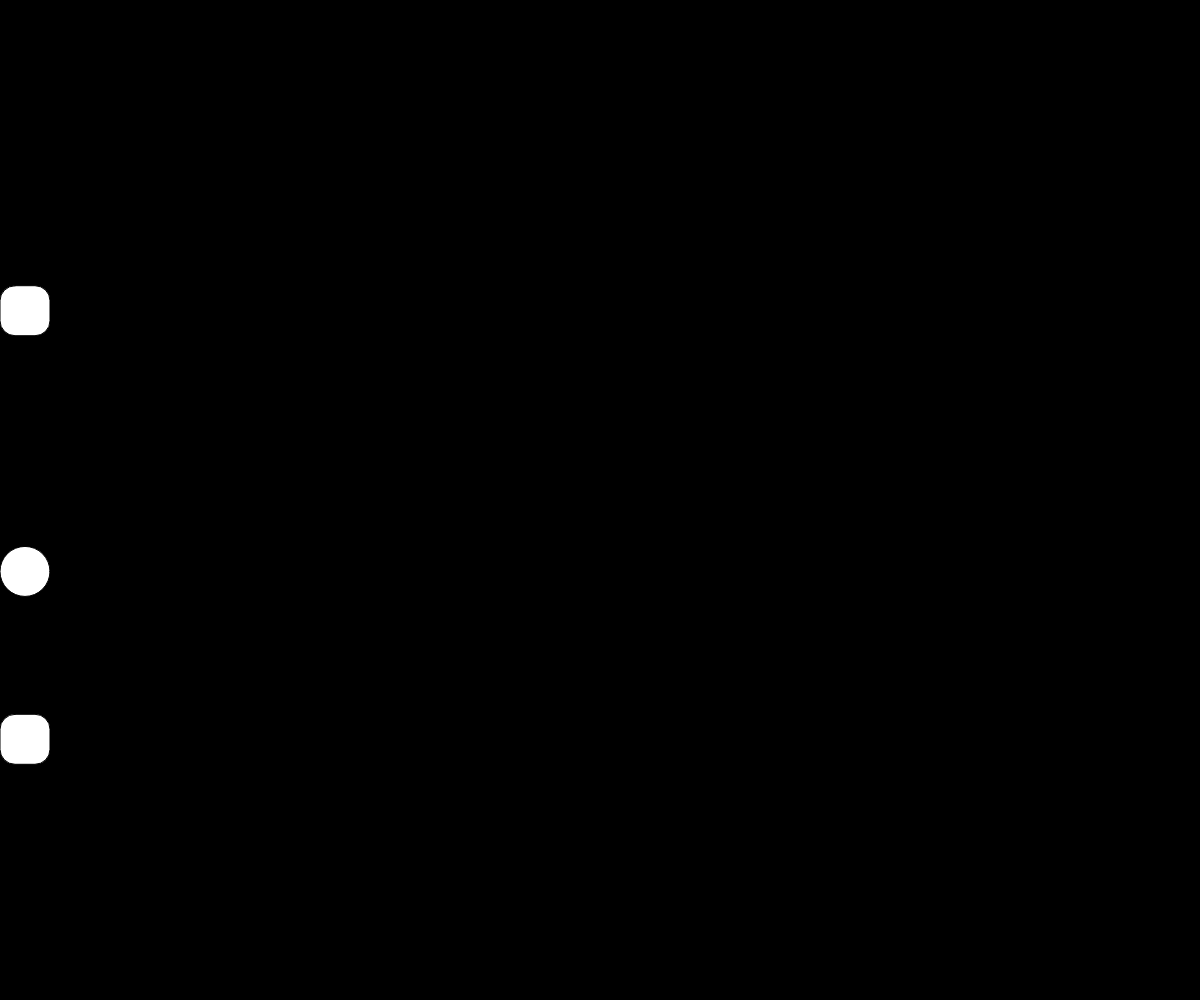
Frame 1 (no input)
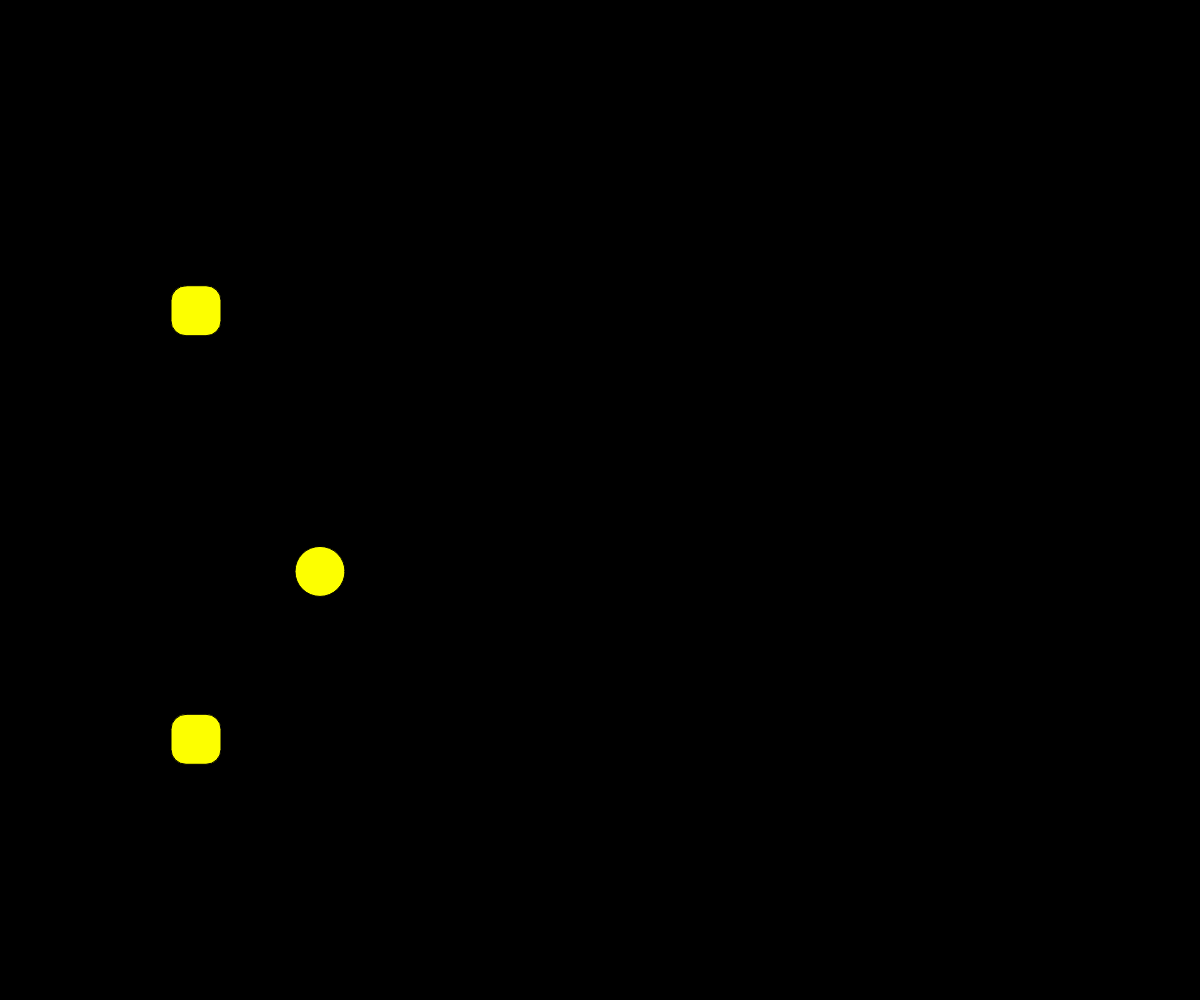
Frame 60 (no input)
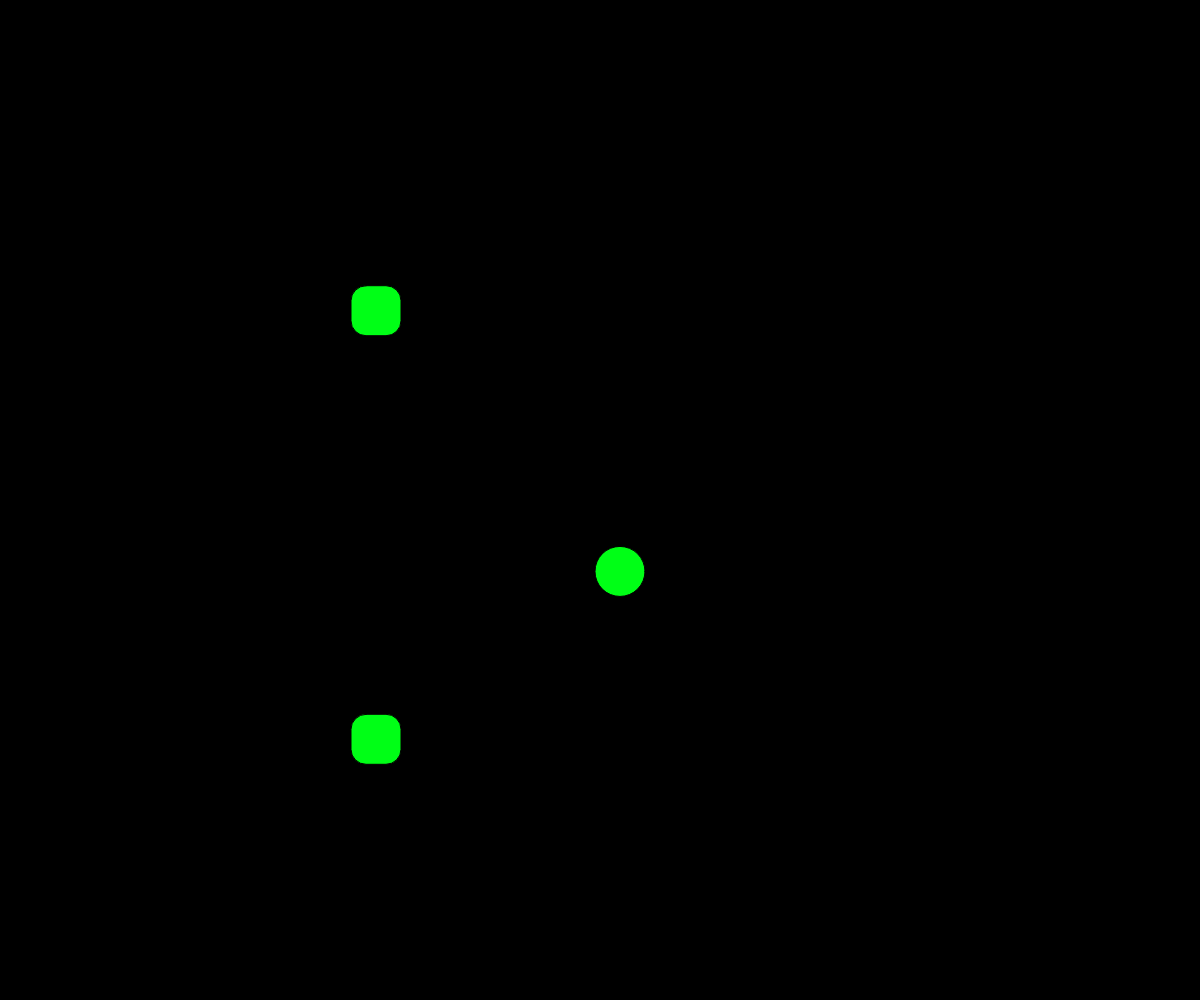
Frame 120 (the mouse pressed at the canvas centre since frame 60)

The p5.js sketch that drew these frames (run headless with seeded random() and noise() and a simulated clock; from frame 60 on, the mouse is pressed at the canvas centre):

// p5.js sketch
// ── sketch.js
let xPosRect, xPosCircle;
let goRightRect, goRightCircle = true;
let diameter;

// Create a new canvas to the browser size
function setup () {
  createCanvas(windowWidth, windowHeight);
  xPosRect = 0;
  diameter = 50;
  xPosCircle = diameter/2;
  yPos = 0;
  colorMode(HSB, height, height, height);
}

// Render loop that draws shapes with p5
function draw() {
  background(0);
  rect(xPosRect, windowHeight/7*2, 50, 50, 15);
  rect(xPosRect, windowHeight/7*5, 50, 50, 15);
  circle(xPosCircle, windowHeight/7*4, diameter);
  fill(xPosRect % 600, height, height);
  
  // rectangle
  if (xPosRect < 0) {
    goRightRect = true;
  } else if (xPosRect > windowWidth - 50) {
    goRightRect = false;
  }

  if (goRightRect) {
    xPosRect += 3;
  } else {
    xPosRect -= 3;
  }

  // circle
  if (xPosCircle < 0 + diameter/2) {
    goRightCircle = true;
  } else if (xPosCircle > windowWidth - diameter/2) {
    goRightCircle = false;
  }

  if (goRightCircle) {
    xPosCircle += 5;
  } else {
    xPosCircle -= 5;
  }
}

// resize canvas
function windowResized() {
  resizeCanvas(windowWidth, windowHeight);
}
